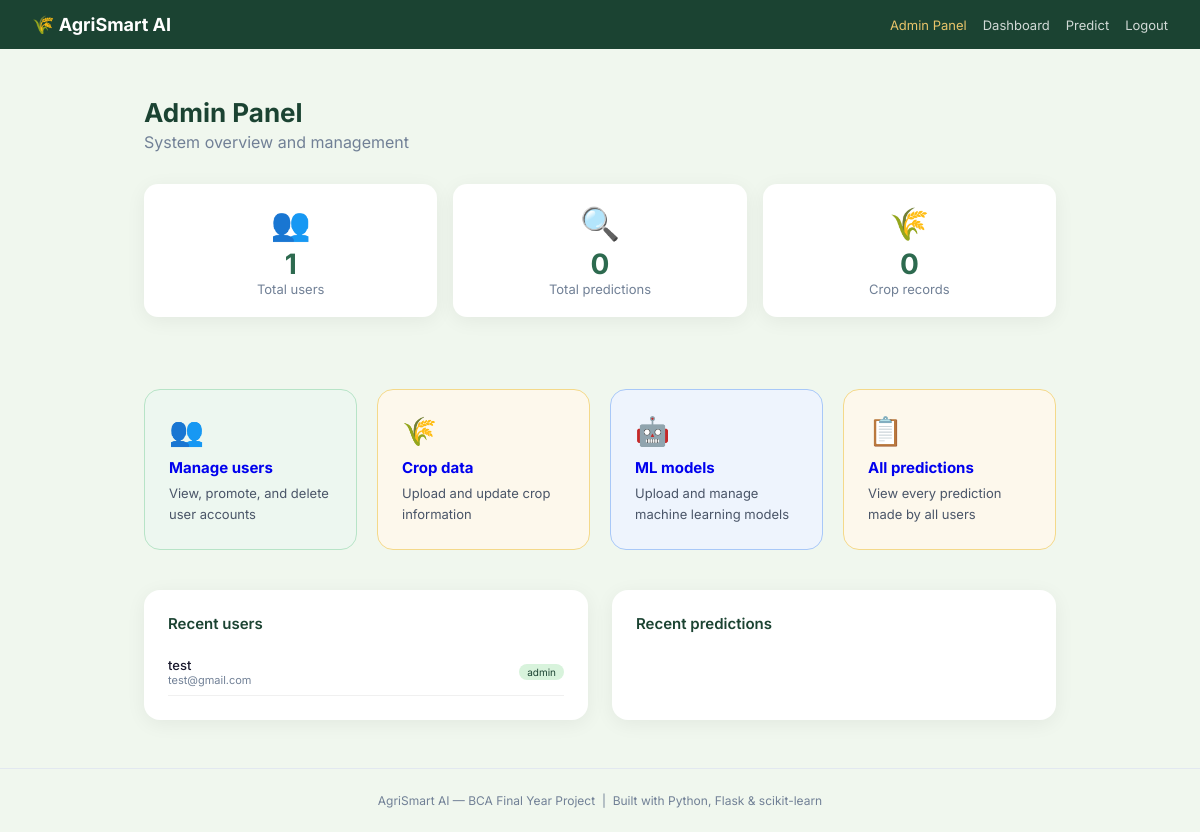
The app's page /admin/dashboard (signed in), older data.
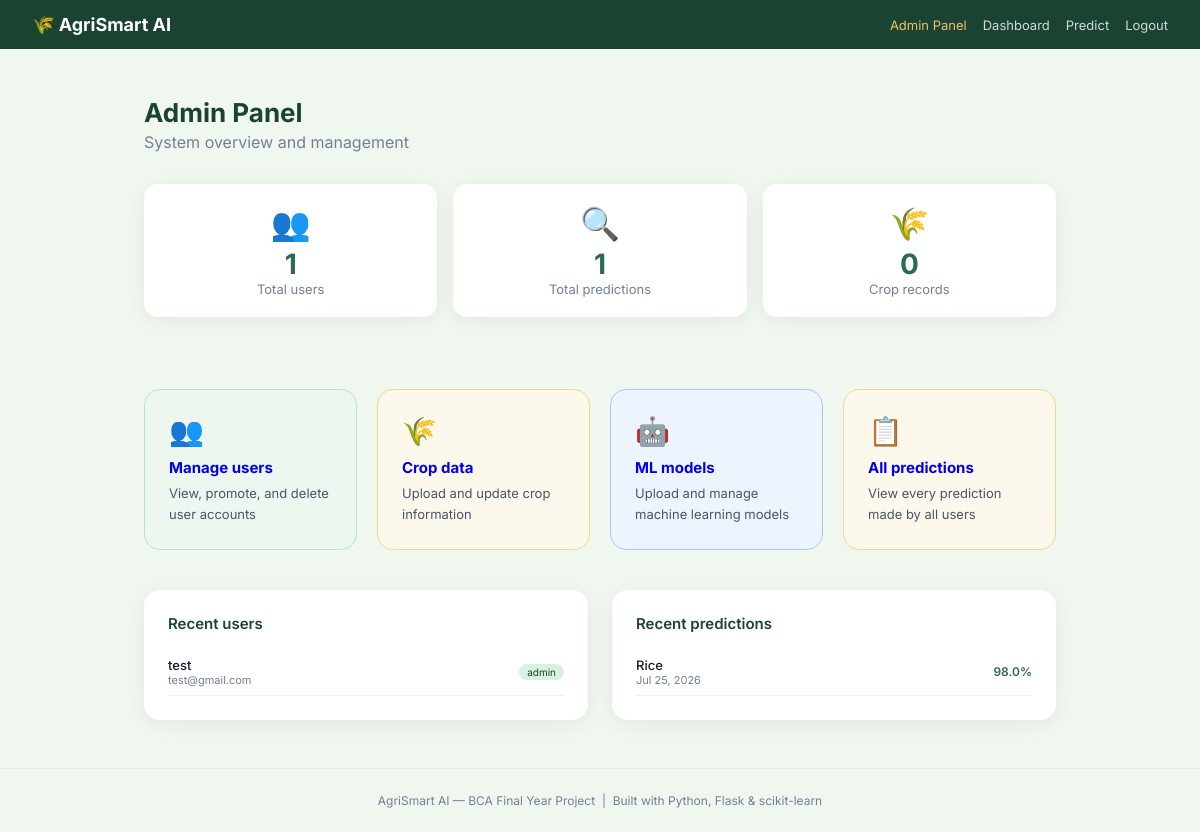
The same page, newer data.
### database/models.py (models this page shows, shortened)
class User(UserMixin, db.Model):
    __tablename__ = 'users'
    id         = db.Column(db.Integer, primary_key=True)
    name       = db.Column(db.String(100), nullable=False)
    email      = db.Column(db.String(150), unique=True, nullable=False)
    password   = db.Column(db.String(200), nullable=False)
    role       = db.Column(db.String(20), default='user')
    created_at = db.Column(db.DateTime, default=datetime.utcnow)
    predictions = db.relationship('Prediction', backref='user', lazy=True)
    def is_admin(self):
        return self.role == 'admin'

class Prediction(db.Model):
    __tablename__ = 'predictions'
    id          = db.Column(db.Integer, primary_key=True)
    user_id     = db.Column(db.Integer, db.ForeignKey('users.id'), nullable=False)
    N           = db.Column(db.Float)
    P           = db.Column(db.Float)
    K           = db.Column(db.Float)
    temperature = db.Column(db.Float)
    humidity    = db.Column(db.Float)
    ph          = db.Column(db.Float)
    rainfall    = db.Column(db.Float)
    crop        = db.Column(db.String(100))
    confidence  = db.Column(db.Float)
    yield_kg    = db.Column(db.Float)
    zone        = db.Column(db.String(100))
    created_at  = db.Column(db.DateTime, default=datetime.utcnow)

### admin/routes.py (the view)
@admin_bp.route('/admin/dashboard')
@login_required
@admin_required
def dashboard():
    total_users       = User.query.count()
    total_predictions = Prediction.query.count()
    total_crops       = CropData.query.count()
    recent_users      = User.query.order_by(User.created_at.desc()).limit(5).all()
    recent_preds      = Prediction.query.order_by(Prediction.created_at.desc()).limit(5).all()
    return render_template('admin/admin_dashboard.html',
                           total_users=total_users,
                           total_predictions=total_predictions,
                           total_crops=total_crops,
                           recent_users=recent_users,
                           recent_preds=recent_preds)

### admin/routes.py (called while the page is built)
def admin_required(f):
    @wraps(f)
    def decorated(*args, **kwargs):
        if not current_user.is_authenticated or not current_user.is_admin():
            flash('Admin access required.', 'danger')
            return redirect(url_for('auth.login'))
        return f(*args, **kwargs)
    return decorated

### templates/admin/admin_dashboard.html (shortened to what the changed rows need)
{% extends 'base.html' %}
{% block content %}
<div style="max-width:960px; margin:48px auto; padding:0 24px;">
  <div style="margin-bottom:32px;">
    <h1 style="font-size:26px; font-weight:700; color:var(--green-dark);">Admin Panel</h1>
  </div>
  <div style="display:grid; grid-template-columns:repeat(auto-fit, minmax(180px, 1fr)); gap:16px; margin-bottom:36px;">
<div style="display:grid; grid-template-columns:repeat(auto-fit, minmax(180px, 1fr)); gap:16px; margin-bottom:36px;">
  <div style="background:white; border-radius:14px; padding:20px; box-shadow:0 4px 20px rgba(0,0,0,0.06); text-align:center;">
    <div style="font-size:32px;">🔍</div>
    <div style="font-size:28px; font-weight:700; color:var(--green-mid); margin-top:4px;">{{ total_predictions }}</div>
    <div style="font-size:13px; color:var(--text-light);">Total predictions</div>
  </div>
</div>
  </div>
  <div style="display:grid; grid-template-columns:1fr 1fr; gap:24px;">
    <div style="background:white; border-radius:16px; padding:24px; box-shadow:0 4px 20px rgba(0,0,0,0.06);">
      {% for u in recent_users %}
      <div style="display:flex; align-items:center; justify-content:space-between; padding:8px 0; border-bottom:1px solid #f0f0f0;">
        <div>
          <div style="font-size:13px; font-weight:500;">{{ u.name }}</div>
          <div style="font-size:11px; color:var(--text-light);">{{ u.email }}</div>
        </div>
        <span style="font-size:10px; background:var(--green-pale); color:var(--green-dark); padding:2px 8px; border-radius:100px;">{{ u.role }}</span>
      </div>
      {% endfor %}
    </div>
    <div style="background:white; border-radius:16px; padding:24px; box-shadow:0 4px 20px rgba(0,0,0,0.06);">
      {% for p in recent_preds %}
      <div style="display:flex; align-items:center; justify-content:space-between; padding:8px 0; border-bottom:1px solid #f0f0f0;">
        <div>
          <div style="font-size:13px; font-weight:500;">{{ p.crop }}</div>
          <div style="font-size:11px; color:var(--text-light);">{{ p.created_at.strftime('%b %d, %Y') }}</div>
        </div>
        <span style="font-size:12px; color:var(--green-mid); font-weight:600;">{{ p.confidence }}%</span>
      </div>
      {% endfor %}
    </div>
  </div>
</div>
{% endblock %}

Row changes from the older to the newer data that the page shows:
added Prediction: crop "Rice", created_at "Jul 25, 2026", confidence "98.0"
Text that changed along with them:
{{ total_predictions }}: "0" → "1"
